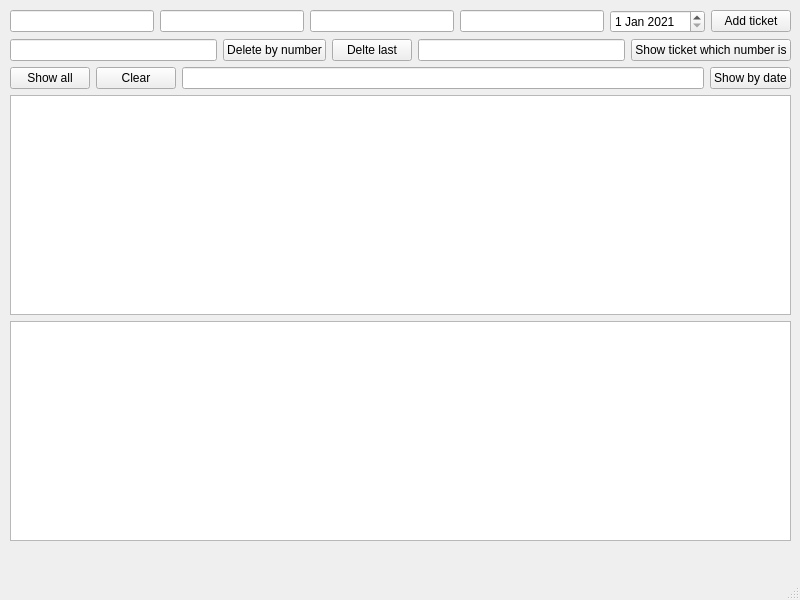
<?xml version="1.0" encoding="UTF-8"?>
<ui version="4.0">
 <class>MainWindow</class>
 <widget class="QMainWindow" name="MainWindow">
  <property name="geometry">
   <rect>
    <x>0</x>
    <y>0</y>
    <width>800</width>
    <height>600</height>
   </rect>
  </property>
  <property name="windowTitle">
   <string>MainWindow</string>
  </property>
  <widget class="QWidget" name="centralwidget">
   <widget class="QWidget" name="layoutWidget">
    <property name="geometry">
     <rect>
      <x>10</x>
      <y>10</y>
      <width>781</width>
      <height>531</height>
     </rect>
    </property>
    <layout class="QVBoxLayout" name="verticalLayout">
     <item>
      <layout class="QHBoxLayout" name="horizontalLayout">
       <item>
        <widget class="QLineEdit" name="lineEdit"/>
       </item>
       <item>
        <widget class="QLineEdit" name="lineEdit_2"/>
       </item>
       <item>
        <widget class="QLineEdit" name="lineEdit_7"/>
       </item>
       <item>
        <widget class="QLineEdit" name="lineEdit_3"/>
       </item>
       <item>
        <widget class="QDateEdit" name="dateEdit">
         <property name="dateTime">
          <datetime>
           <hour>0</hour>
           <minute>0</minute>
           <second>0</second>
           <year>2021</year>
           <month>1</month>
           <day>1</day>
          </datetime>
         </property>
        </widget>
       </item>
       <item>
        <widget class="QPushButton" name="pushButton">
         <property name="text">
          <string>Add ticket</string>
         </property>
        </widget>
       </item>
      </layout>
     </item>
     <item>
      <layout class="QHBoxLayout" name="horizontalLayout_2">
       <item>
        <widget class="QLineEdit" name="lineEdit_4"/>
       </item>
       <item>
        <widget class="QPushButton" name="pushButton_2">
         <property name="text">
          <string>Delete by number</string>
         </property>
        </widget>
       </item>
       <item>
        <widget class="QPushButton" name="pushButton_3">
         <property name="text">
          <string>Delte last</string>
         </property>
        </widget>
       </item>
       <item>
        <widget class="QLineEdit" name="lineEdit_5"/>
       </item>
       <item>
        <widget class="QPushButton" name="pushButton_4">
         <property name="text">
          <string>Show ticket which number is</string>
         </property>
        </widget>
       </item>
      </layout>
     </item>
     <item>
      <layout class="QHBoxLayout" name="horizontalLayout_3">
       <item>
        <widget class="QPushButton" name="pushButton_5">
         <property name="text">
          <string>Show all</string>
         </property>
        </widget>
       </item>
       <item>
        <widget class="QPushButton" name="pushButton_6">
         <property name="text">
          <string>Clear</string>
         </property>
        </widget>
       </item>
       <item>
        <widget class="QLineEdit" name="lineEdit_6"/>
       </item>
       <item>
        <widget class="QPushButton" name="pushButton_7">
         <property name="text">
          <string>Show by date</string>
         </property>
        </widget>
       </item>
      </layout>
     </item>
     <item>
      <widget class="QTableWidget" name="tableWidget"/>
     </item>
     <item>
      <widget class="QPlainTextEdit" name="plainTextEdit"/>
     </item>
    </layout>
   </widget>
  </widget>
  <widget class="QMenuBar" name="menubar">
   <property name="geometry">
    <rect>
     <x>0</x>
     <y>0</y>
     <width>800</width>
     <height>26</height>
    </rect>
   </property>
  </widget>
  <widget class="QStatusBar" name="statusbar"/>
 </widget>
 <resources/>
 <connections/>
</ui>
